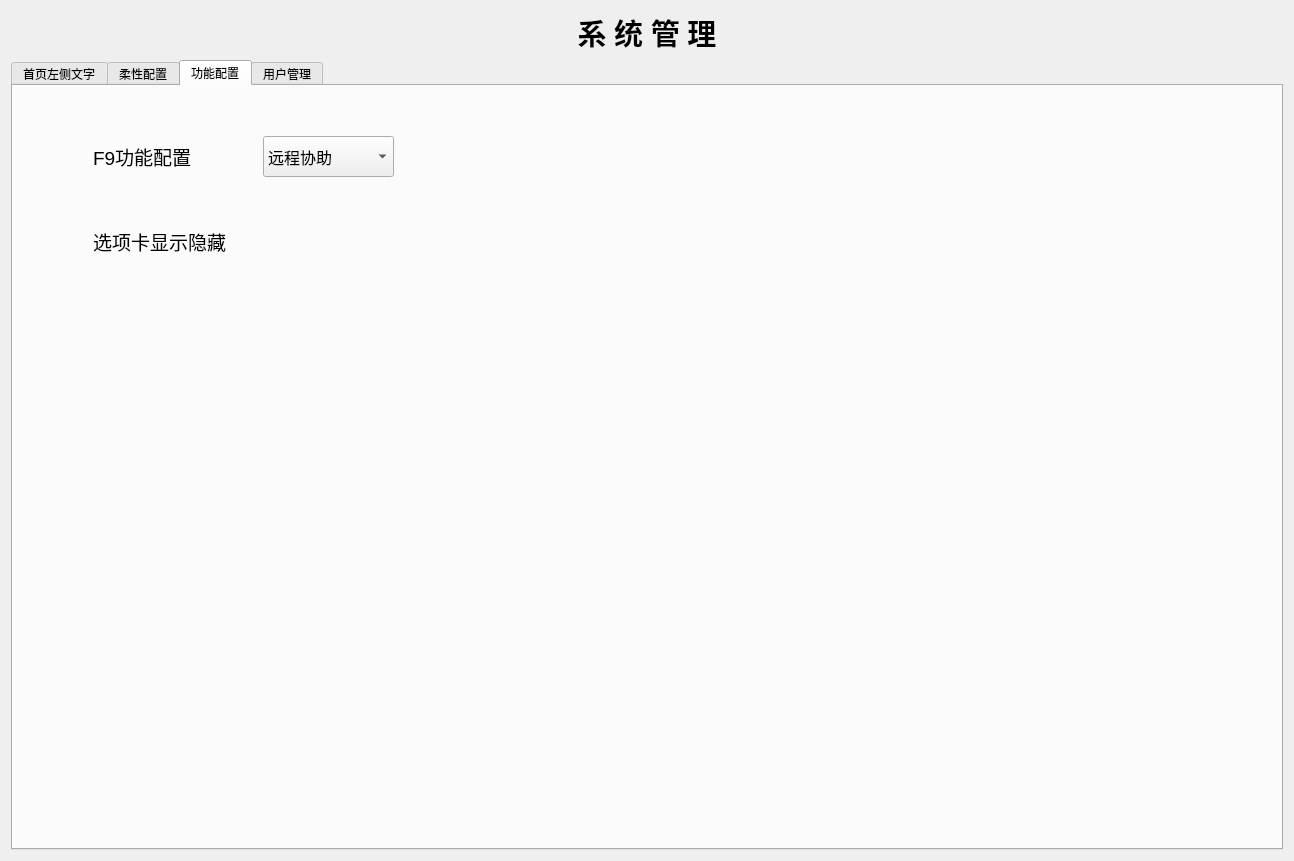
<?xml version="1.0" encoding="UTF-8"?>
<ui version="4.0">
 <class>SysManager</class>
 <widget class="QWidget" name="SysManager">
  <property name="geometry">
   <rect>
    <x>0</x>
    <y>0</y>
    <width>1294</width>
    <height>861</height>
   </rect>
  </property>
  <property name="windowTitle">
   <string>Form</string>
  </property>
  <layout class="QVBoxLayout" name="verticalLayout">
   <item>
    <widget class="QLabel" name="label">
     <property name="font">
      <font>
       <family>Agency FB</family>
       <pointsize>22</pointsize>
       <weight>75</weight>
       <bold>true</bold>
      </font>
     </property>
     <property name="text">
      <string>系 统 管 理</string>
     </property>
     <property name="alignment">
      <set>Qt::AlignCenter</set>
     </property>
     <property name="wordWrap">
      <bool>false</bool>
     </property>
    </widget>
   </item>
   <item>
    <widget class="QTabWidget" name="tabWidget">
     <property name="sizePolicy">
      <sizepolicy hsizetype="Expanding" vsizetype="Expanding">
       <horstretch>0</horstretch>
       <verstretch>0</verstretch>
      </sizepolicy>
     </property>
     <property name="minimumSize">
      <size>
       <width>0</width>
       <height>0</height>
      </size>
     </property>
     <property name="currentIndex">
      <number>2</number>
     </property>
     <widget class="QWidget" name="tab">
      <property name="sizePolicy">
       <sizepolicy hsizetype="Expanding" vsizetype="Expanding">
        <horstretch>0</horstretch>
        <verstretch>0</verstretch>
       </sizepolicy>
      </property>
      <attribute name="title">
       <string>首页左侧文字</string>
      </attribute>
      <layout class="QHBoxLayout" name="horizontalLayout">
       <item>
        <widget class="QWidget" name="widget" native="true">
         <layout class="QVBoxLayout" name="verticalLayout_3">
          <item>
           <widget class="QTableWidget" name="tableWidget">
            <property name="sizePolicy">
             <sizepolicy hsizetype="Expanding" vsizetype="Fixed">
              <horstretch>0</horstretch>
              <verstretch>0</verstretch>
             </sizepolicy>
            </property>
            <property name="minimumSize">
             <size>
              <width>0</width>
              <height>400</height>
             </size>
            </property>
            <property name="mouseTracking">
             <bool>true</bool>
            </property>
            <property name="acceptDrops">
             <bool>false</bool>
            </property>
            <property name="dragDropMode">
             <enum>QAbstractItemView::NoDragDrop</enum>
            </property>
            <property name="defaultDropAction">
             <enum>Qt::IgnoreAction</enum>
            </property>
            <property name="alternatingRowColors">
             <bool>true</bool>
            </property>
            <property name="selectionMode">
             <enum>QAbstractItemView::SingleSelection</enum>
            </property>
            <property name="selectionBehavior">
             <enum>QAbstractItemView::SelectRows</enum>
            </property>
            <column>
             <property name="text">
              <string>显示</string>
             </property>
            </column>
            <column>
             <property name="text">
              <string>名称</string>
             </property>
            </column>
            <column>
             <property name="text">
              <string>单位</string>
             </property>
            </column>
            <column>
             <property name="text">
              <string>指令</string>
             </property>
            </column>
            <column>
             <property name="text">
              <string>移动</string>
             </property>
            </column>
            <column>
             <property name="text">
              <string>移动</string>
             </property>
            </column>
            <column>
             <property name="text">
              <string>类别</string>
             </property>
            </column>
            <column>
             <property name="text">
              <string>机器人1</string>
             </property>
            </column>
            <column>
             <property name="text">
              <string>机器人2</string>
             </property>
            </column>
            <column>
             <property name="text">
              <string>机器人3</string>
             </property>
            </column>
            <column>
             <property name="text">
              <string>机器人4</string>
             </property>
            </column>
            <column>
             <property name="text">
              <string>机器人5</string>
             </property>
            </column>
            <column>
             <property name="text">
              <string>数据类型</string>
             </property>
            </column>
            <column>
             <property name="text">
              <string>模块名称</string>
             </property>
            </column>
           </widget>
          </item>
          <item>
           <spacer name="verticalSpacer_2">
            <property name="orientation">
             <enum>Qt::Vertical</enum>
            </property>
            <property name="sizeHint" stdset="0">
             <size>
              <width>20</width>
              <height>40</height>
             </size>
            </property>
           </spacer>
          </item>
         </layout>
        </widget>
       </item>
       <item>
        <widget class="QWidget" name="widget_2" native="true">
         <layout class="QVBoxLayout" name="verticalLayout_2">
          <item>
           <widget class="QPushButton" name="pushButton">
            <property name="text">
             <string>增加</string>
            </property>
           </widget>
          </item>
          <item>
           <widget class="QPushButton" name="pushButton_2">
            <property name="text">
             <string>删除</string>
            </property>
           </widget>
          </item>
          <item>
           <widget class="QPushButton" name="pushButton_3">
            <property name="text">
             <string>保存</string>
            </property>
           </widget>
          </item>
          <item>
           <widget class="QLabel" name="showInfo">
            <property name="text">
             <string/>
            </property>
           </widget>
          </item>
          <item>
           <spacer name="verticalSpacer">
            <property name="orientation">
             <enum>Qt::Vertical</enum>
            </property>
            <property name="sizeHint" stdset="0">
             <size>
              <width>20</width>
              <height>40</height>
             </size>
            </property>
           </spacer>
          </item>
         </layout>
        </widget>
       </item>
      </layout>
     </widget>
     <widget class="QWidget" name="tab_2">
      <attribute name="title">
       <string>柔性配置</string>
      </attribute>
      <layout class="QHBoxLayout" name="horizontalLayout_2">
       <item>
        <widget class="QWidget" name="widget_3" native="true">
         <property name="enabled">
          <bool>true</bool>
         </property>
         <layout class="QVBoxLayout" name="verticalLayout_5">
          <item>
           <widget class="QTableWidget" name="tableWidget_2">
            <column>
             <property name="text">
              <string>序列号</string>
             </property>
            </column>
            <column>
             <property name="text">
              <string>名称</string>
             </property>
            </column>
            <column>
             <property name="text">
              <string>类型</string>
             </property>
            </column>
            <column>
             <property name="text">
              <string>值</string>
             </property>
            </column>
            <column>
             <property name="text">
              <string>注释</string>
             </property>
            </column>
           </widget>
          </item>
          <item>
           <spacer name="verticalSpacer_4">
            <property name="orientation">
             <enum>Qt::Vertical</enum>
            </property>
            <property name="sizeHint" stdset="0">
             <size>
              <width>20</width>
              <height>40</height>
             </size>
            </property>
           </spacer>
          </item>
         </layout>
        </widget>
       </item>
       <item>
        <widget class="QWidget" name="widget_4" native="true">
         <layout class="QVBoxLayout" name="verticalLayout_4">
          <item>
           <widget class="QPushButton" name="pushButton_4">
            <property name="text">
             <string>增加</string>
            </property>
           </widget>
          </item>
          <item>
           <widget class="QPushButton" name="pushButton_5">
            <property name="text">
             <string>删除</string>
            </property>
           </widget>
          </item>
          <item>
           <spacer name="verticalSpacer_3">
            <property name="orientation">
             <enum>Qt::Vertical</enum>
            </property>
            <property name="sizeHint" stdset="0">
             <size>
              <width>20</width>
              <height>40</height>
             </size>
            </property>
           </spacer>
          </item>
         </layout>
        </widget>
       </item>
      </layout>
     </widget>
     <widget class="QWidget" name="tab_3">
      <attribute name="title">
       <string>功能配置</string>
      </attribute>
      <widget class="QLabel" name="label_2">
       <property name="geometry">
        <rect>
         <x>80</x>
         <y>40</y>
         <width>161</width>
         <height>61</height>
        </rect>
       </property>
       <property name="font">
        <font>
         <pointsize>14</pointsize>
        </font>
       </property>
       <property name="text">
        <string>F9功能配置</string>
       </property>
      </widget>
      <widget class="QComboBox" name="comboBox_f9">
       <property name="geometry">
        <rect>
         <x>250</x>
         <y>50</y>
         <width>131</width>
         <height>41</height>
        </rect>
       </property>
       <property name="font">
        <font>
         <pointsize>12</pointsize>
        </font>
       </property>
       <item>
        <property name="text">
         <string>远程协助</string>
        </property>
       </item>
       <item>
        <property name="text">
         <string>刀补设置</string>
        </property>
       </item>
       <item>
        <property name="text">
         <string>伺服电机</string>
        </property>
       </item>
       <item>
        <property name="text">
         <string>钣金冲压</string>
        </property>
       </item>
      </widget>
      <widget class="QLabel" name="f9_label">
       <property name="geometry">
        <rect>
         <x>380</x>
         <y>50</y>
         <width>201</width>
         <height>41</height>
        </rect>
       </property>
       <property name="text">
        <string/>
       </property>
      </widget>
      <widget class="QWidget" name="widget_gongneng" native="true">
       <property name="geometry">
        <rect>
         <x>0</x>
         <y>100</y>
         <width>411</width>
         <height>561</height>
        </rect>
       </property>
       <widget class="QLabel" name="label_3">
        <property name="geometry">
         <rect>
          <x>80</x>
          <y>40</y>
          <width>321</width>
          <height>31</height>
         </rect>
        </property>
        <property name="font">
         <font>
          <pointsize>14</pointsize>
         </font>
        </property>
        <property name="text">
         <string>选项卡显示隐藏</string>
        </property>
       </widget>
      </widget>
     </widget>
     <widget class="QWidget" name="tab_4">
      <attribute name="title">
       <string>用户管理</string>
      </attribute>
      <widget class="QLabel" name="label_4">
       <property name="geometry">
        <rect>
         <x>90</x>
         <y>140</y>
         <width>81</width>
         <height>51</height>
        </rect>
       </property>
       <property name="text">
        <string>管理员</string>
       </property>
      </widget>
      <widget class="QLabel" name="label_5">
       <property name="geometry">
        <rect>
         <x>90</x>
         <y>220</y>
         <width>81</width>
         <height>51</height>
        </rect>
       </property>
       <property name="text">
        <string>操作工</string>
       </property>
      </widget>
      <widget class="QLineEdit" name="lineEdit_glpassword">
       <property name="geometry">
        <rect>
         <x>200</x>
         <y>150</y>
         <width>151</width>
         <height>31</height>
        </rect>
       </property>
      </widget>
      <widget class="QLineEdit" name="lineEdit_ygpassword">
       <property name="geometry">
        <rect>
         <x>200</x>
         <y>220</y>
         <width>151</width>
         <height>31</height>
        </rect>
       </property>
      </widget>
      <widget class="QPushButton" name="pushButton_6">
       <property name="geometry">
        <rect>
         <x>270</x>
         <y>290</y>
         <width>81</width>
         <height>51</height>
        </rect>
       </property>
       <property name="text">
        <string>保存</string>
       </property>
      </widget>
     </widget>
    </widget>
   </item>
  </layout>
 </widget>
 <resources/>
 <connections/>
</ui>
